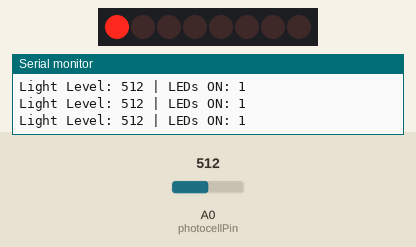
A sketch run on a simulated Arduino Mega 2560, built with avr-gcc and run on an emulated ATmega2560. Shown: 8 shift-register outputs drawn as a row of LEDs (first output left, lit = HIGH), the last lines printed to the serial monitor. Wiring (inferred from the names in the program): shift register (74HC595): data pin 12; shift clock pin 9; latch pin 11. Wiring (inferred from the signals the program sends): row of LEDs: on Q0, Q1, Q2, Q3, Q4, Q5, Q6, Q7. The inputs (shaded band) are chosen by the test bench; at power-on: A0 (photocellPin) = 512.

Above: at 1.2 s.
1.3 s: A0 (photocellPin) set to 122
At 1.7 s:
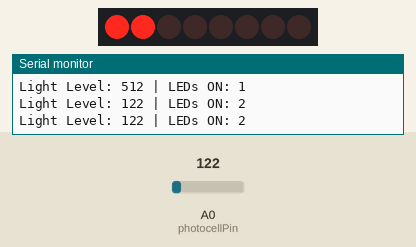
2.9 s: A0 (photocellPin) set to 26
At 4.2 s:
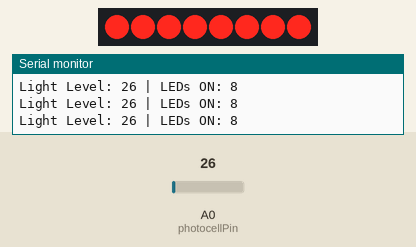
4.5 s: A0 (photocellPin) set to 133
At 5.7 s:
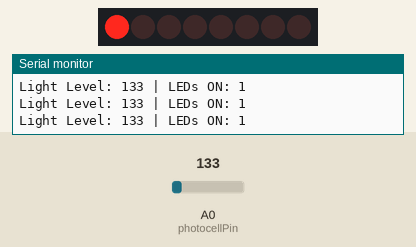
6.1 s: A0 (photocellPin) set to 113
At 7.1 s:
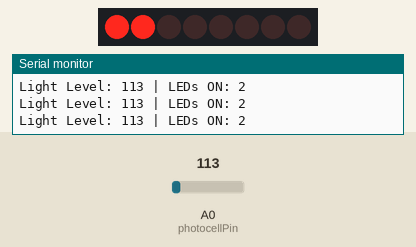
Timing chart, 0 to 8.7 s (numbered marks = the images above; inputs shaded):
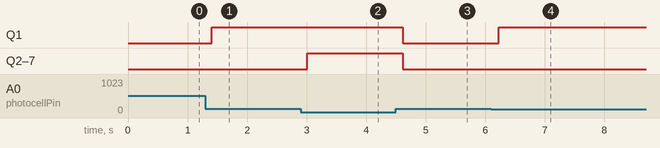

The sketch:

SmartLight.ino
```cpp
/*
  Project: SmartLight
  Description: Automatic Photocell Lighting System

  Hardware:
  - Arduino Mega 2560
  - SN74HC595N
  - Photocell
  - 8 LEDs

  Author: Hpone Myat
*/

const int photocellPin = A0;

// SN74HC595N pins
const int dataPin = 12;
const int latchPin = 11;
const int clockPin = 9;

// Calibrated photocell values
const int darkLevel = 36;
const int brightLevel = 123;

void setup() {

  Serial.begin(9600);

  pinMode(dataPin, OUTPUT);
  pinMode(latchPin, OUTPUT);
  pinMode(clockPin, OUTPUT);

  Serial.println("SmartLight System Started");
}

void loop() {

  int lightLevel = analogRead(photocellPin);

  // More darkness = more LEDs
  int numLEDs = map(
    lightLevel,
    darkLevel,
    brightLevel,
    8,
    1
  );

  numLEDs = constrain(numLEDs, 1, 8);

  byte ledPattern = 0;

  for (int i = 0; i < numLEDs; i++) {
    ledPattern |= (1 << i);
  }

  digitalWrite(latchPin, LOW);

  shiftOut(
    dataPin,
    clockPin,
    MSBFIRST,
    ledPattern
  );

  digitalWrite(latchPin, HIGH);

  Serial.print("Light Level: ");
  Serial.print(lightLevel);

  Serial.print(" | LEDs ON: ");
  Serial.println(numLEDs);

  delay(200);
}
```

Measured:
- after the input at 1.3 s, Q1: LOW → HIGH after 0.11 s
- after the input at 2.9 s, Q2–7: LOW → HIGH after 0.11 s
- after the input at 4.5 s, Q1–7: HIGH → LOW after 0.12 s
- after the input at 6.1 s, Q1: LOW → HIGH after 0.12 s
